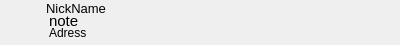
<?xml version="1.0" encoding="UTF-8"?>
<ui version="4.0">
 <class>itemUser</class>
 <widget class="QWidget" name="itemUser">
  <property name="geometry">
   <rect>
    <x>0</x>
    <y>0</y>
    <width>400</width>
    <height>45</height>
   </rect>
  </property>
  <property name="sizePolicy">
   <sizepolicy hsizetype="MinimumExpanding" vsizetype="Preferred">
    <horstretch>0</horstretch>
    <verstretch>0</verstretch>
   </sizepolicy>
  </property>
  <property name="windowTitle">
   <string/>
  </property>
  <widget class="QWidget" name="w_infos" native="true">
   <property name="geometry">
    <rect>
     <x>46</x>
     <y>0</y>
     <width>355</width>
     <height>45</height>
    </rect>
   </property>
   <property name="sizePolicy">
    <sizepolicy hsizetype="MinimumExpanding" vsizetype="Preferred">
     <horstretch>0</horstretch>
     <verstretch>0</verstretch>
    </sizepolicy>
   </property>
   <widget class="QLabel" name="lbl_username">
    <property name="geometry">
     <rect>
      <x>0</x>
      <y>0</y>
      <width>350</width>
      <height>16</height>
     </rect>
    </property>
    <property name="font">
     <font>
      <family>Segoe UI</family>
      <pointsize>10</pointsize>
     </font>
    </property>
    <property name="text">
     <string>NickName</string>
    </property>
   </widget>
   <widget class="QLabel" name="lbl_note">
    <property name="geometry">
     <rect>
      <x>3</x>
      <y>12</y>
      <width>360</width>
      <height>16</height>
     </rect>
    </property>
    <property name="font">
     <font>
      <family>Tahoma</family>
     </font>
    </property>
    <property name="autoFillBackground">
     <bool>false</bool>
    </property>
    <property name="text">
     <string>&lt;html&gt;&lt;head/&gt;&lt;body&gt;&lt;p&gt;&lt;span style=&quot; font-size:11pt;&quot;&gt;note&lt;/span&gt;&lt;/p&gt;&lt;/body&gt;&lt;/html&gt;</string>
    </property>
   </widget>
   <widget class="QLabel" name="lbl_adress">
    <property name="geometry">
     <rect>
      <x>3</x>
      <y>25</y>
      <width>161</width>
      <height>16</height>
     </rect>
    </property>
    <property name="font">
     <font>
      <family>Arial</family>
      <pointsize>9</pointsize>
     </font>
    </property>
    <property name="text">
     <string>Adress</string>
    </property>
   </widget>
  </widget>
  <widget class="QLabel" name="lbl_image">
   <property name="geometry">
    <rect>
     <x>5</x>
     <y>5</y>
     <width>35</width>
     <height>35</height>
    </rect>
   </property>
   <property name="text">
    <string/>
   </property>
   <property name="pixmap">
    <pixmap resource="ressources.qrc">:/images/defaultUser.png</pixmap>
   </property>
  </widget>
 </widget>
 <resources>
  <include location="ressources.qrc"/>
 </resources>
 <connections/>
</ui>
